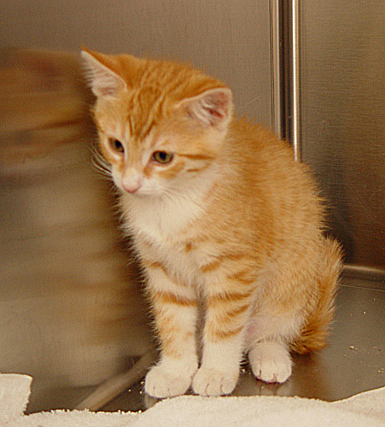
#> input picture Cat.jpg, 385 x 427 px
$ jupyter execute 'OpenCV Membaca, Menampilkan dan Menyimpan File Gambar.ipynb'
#> lines starting #> are read from the running program, lines starting #| are printed output that depends on the picture
# Membaca, Menampilkan dan Menyimpan File Gambar

[cell 1]
import cv2

[cell 2]
gbr = cv2.imread('Cat.jpg')
#> gbr is the input picture: shape (427, 385, 3); mean B, G, R 74.9, 114.3, 149.5

[cell 3]
# Cek gambar apakah sudah benar?
type(gbr)

[cell 4]
# Matrik gambar
gbr

[cell 5]
# Lihat ukuran Gambar
gbr.shape
#> Out = (427, 385, 3)

[cell 6]
# Tampilkan bambar
Frame='gbr'
cv2.imshow('Frame',gbr)
cv2.waitKey(0)
cv2.destroyAllWindows()

[cell 7]
# Tampilkan gambar dengan grafik matplotlib
import matplotlib.pyplot as plt
plt.imshow(gbr)

[cell 8]
# Rubah gambar matplotlib dari bgr opencv ke rgb matplotlib
gbrbaru=cv2.cvtColor(gbr,cv2.COLOR_BGR2RGB)
plt.imshow(gbrbaru)

[cell 9]
gbr = cv2.imread('girl.png',cv2.IMREAD_GRAYSCALE)
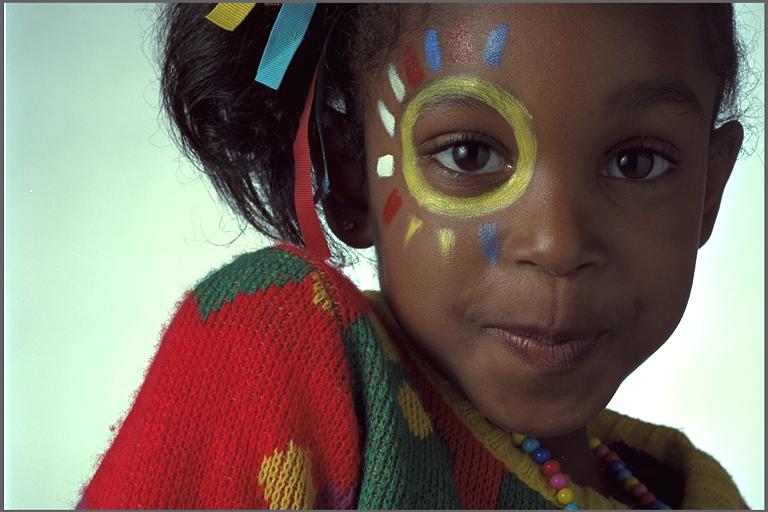
#> input picture girl.png, 768 x 512 px
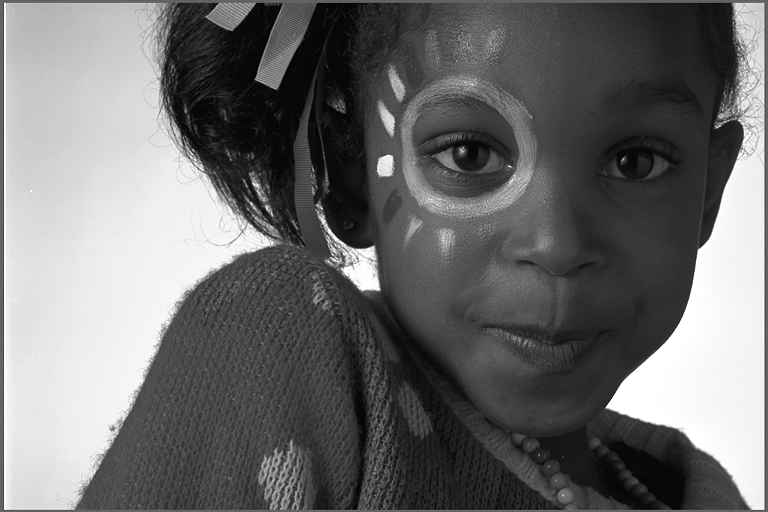
#> gbr: shape (512, 768); min 0, max 255, mean 108.4
Frame='gbrlagi'
cv2.imshow('Frame',gbr)
cv2.waitKey(0)
cv2.destroyAllWindows()

[cell 10]
gbr.shape
#> Out = (512, 768)

[cell 11]
# Tampilkan gambar grey dengan grafik matplotlib
plt.imshow(gbr)

[cell 12]
# Rubah gambar matplotlib dari grey opencv ke rgb matplotlib
gbrgrey=cv2.cvtColor(gbr,cv2.COLOR_GRAY2BGR)
plt.imshow(gbrgrey)
